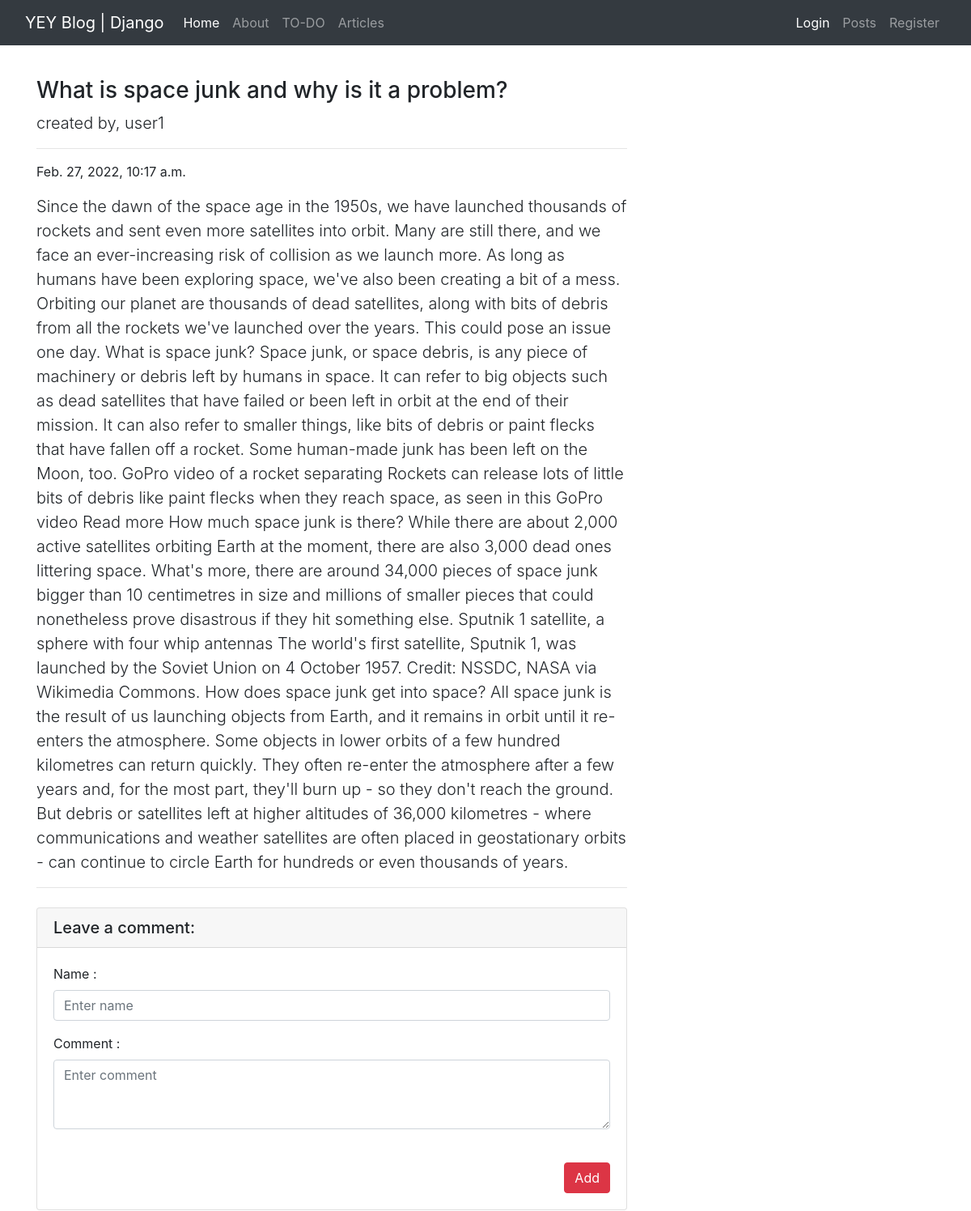
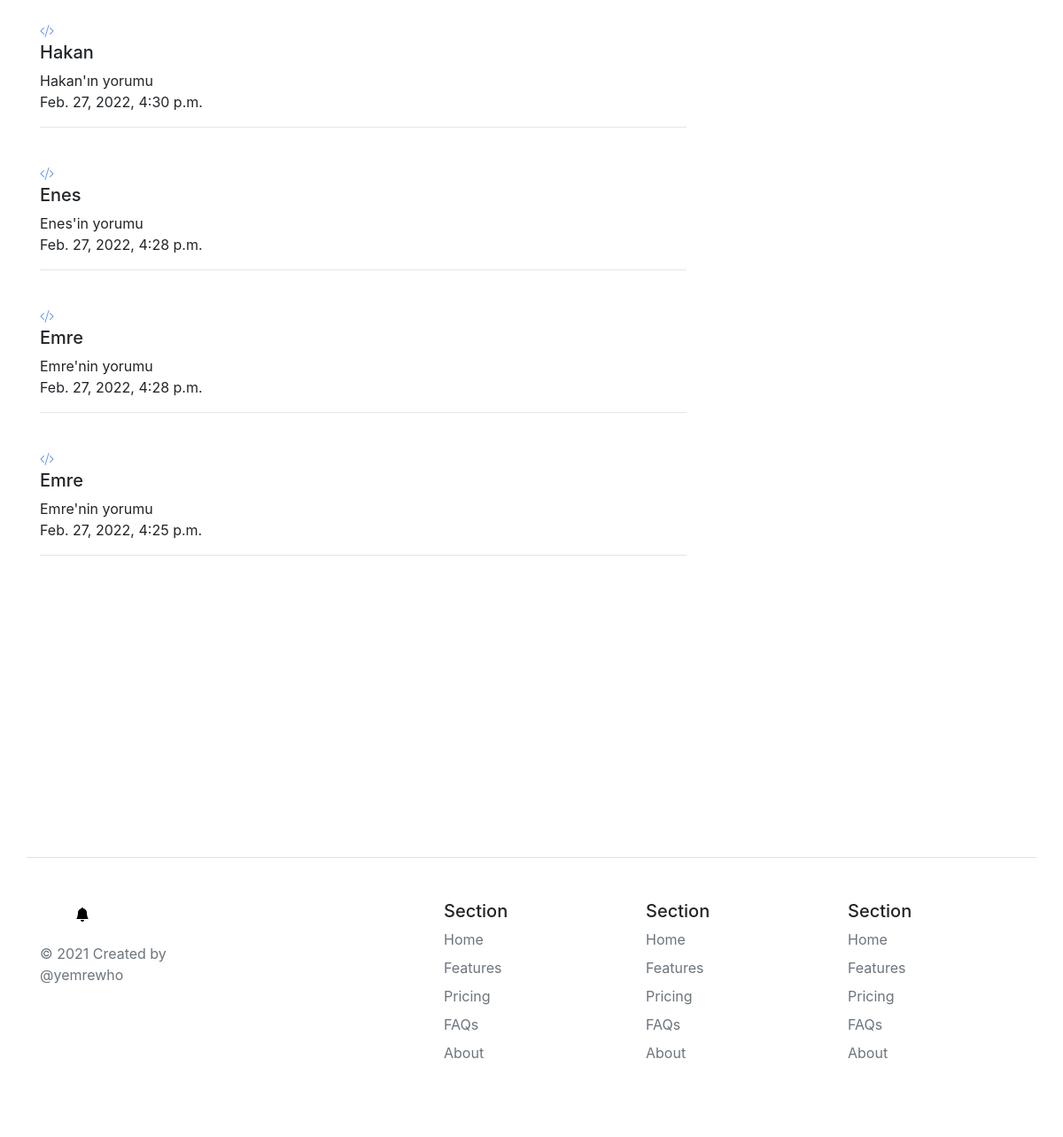
The page /articles/post/4 on the database its author committed (2 pictures, top to bottom).
### article/models.py (models this page shows, shortened)
class Article(models.Model):
    author = models.ForeignKey("auth.User",on_delete=models.CASCADE)
    title = models.CharField(max_length=50)
    content = models.TextField()
    date = models.DateTimeField(auto_now_add=True)
    class Meta:
        ordering = ['-date']

class Comment(models.Model):
    article = models.ForeignKey(Article,on_delete=models.CASCADE,verbose_name="Article",related_name="comments")
    comment_author = models.CharField(max_length=50,verbose_name="name")
    comment_content = models.CharField(max_length=200,verbose_name="comment")
    comment_date = models.DateTimeField(auto_now_add=True)
    class Meta:
        ordering = ['-comment_date']

### article/views.py (the view)
# urls.py: path('post/<int:id>',views.detail,name="detail"),
def detail(request,id):
    post = get_object_or_404(Article,id=id)
    comments = post.comments.all()
    return render(request,"article/detail.html",{"post":post,"comments":comments})

### templates/article/detail.html (shortened to what this page needs)
{% extends "layout.html" %}
{% block body %}
    <div class="row">
        <div class="col-lg-8">
            <h3 class="mt-4"> {{ post.title }} </h3>
            <p class="lead">
                created by, {{ post.author.username }}
            </p>
            <hr>
            <p>
                {{ post.date }}
            </p>
            <p class="lead">
                {{ post.content }}
            </p>
            <hr>
            <div class="card my-4">
                <h5 class="card-header">Leave a comment: </h5>
                <div class="card-body">
                    <form action="{% url 'article:postcomment' post.id %}" method="post">
                        <div class="form-group">
                            <label for="formGroupExampleInput">Name : </label>
                            <input name="comment_author" type="text" class="form-control" id="formGroupExampleInput"
                                   placeholder="Enter name ">
                        </div>
                        <div class="form-group">
                            <label for="formGroupExampleInput">Comment : </label>
                            <div class="form-group">
                                <textarea name="comment_content" class="form-control" rows="3"
                                          placeholder="Enter comment"></textarea>
                            </div>
                            <button type="submit" class="btn btn-danger" style="float: right; margin-top: 25px">Add
                            </button>
                        </div>
                    </form>
                </div>
            </div>
            {% for comment in comments %}
                {% if comments %}
                    <i class="bi bi-code-slash fa-3x" style="color: cornflowerblue"></i>
                    <div class="media mb-4">
                        <div class="media-body">
                            <h5 class="mt-0">{{ comment.comment_author }}</h5>
                            {{ comment.comment_content }} <br>
                            {{ comment.comment_date }}
                            <hr>
                        </div>
                    </div>
                {% else %}
                    <div class="alert alert-danger">There is no comment!</div>
                {% endif %}
            {% endfor %}
        </div>
    </div>
{% endblock %}

### rows shown on the page
Article: title "What is space junk and why is it a problem?", author.username "user1", date "Feb. 27, 2022, 10:17 a.m.", content "Since the dawn of the space age in the 1950s, we have launched thousands of rockets and sent even more satellites into orbit. Many are still there, and we face an ever-increasing risk of collision as we launch more. As long as humans have been exploring space, we've also been creating a bit of a mess. Orbiting our planet are thousands of dead satellites, along with bits of debris from all the rockets we've launched over the years. This could pose an issue one day. What is space junk? Space junk, or space debris, is any piece of machinery or debris left by humans in space. It can refer to big objects such as dead satellites that have failed or been left in orbit at the end of their mission.…"
Comment: comment_author "Hakan", comment_content "Hakan'ın yorumu", comment_date "Feb. 27, 2022, 4:30 p.m."
Comment: comment_author "Enes", comment_content "Enes'in yorumu", comment_date "Feb. 27, 2022, 4:28 p.m."
Comment: comment_author "Emre", comment_content "Emre'nin yorumu", comment_date "Feb. 27, 2022, 4:28 p.m."
Comment: comment_author "Emre", comment_content "Emre'nin yorumu", comment_date "Feb. 27, 2022, 4:25 p.m."
